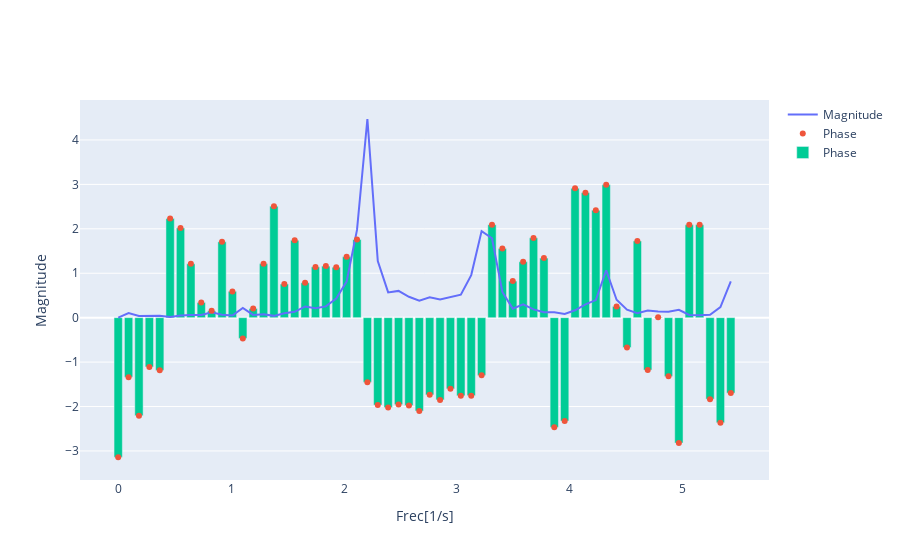

The cell this chart's notebook holds for it:
### Code cell
Fs = 500

N = len(x_acc)

__Abs = 2.0/N * np.abs(fft(x_acc)[0:N//2])

__FS = np.linspace(0.0, 1.0/2.0*Fs, N//2)

# plotting the spectrum
fig = go.Figure()
fig.add_scatter(x = __FS[0:60],
                y = __Abs[0:60],
                mode='lines',
                name='Magnitude'
               )

temp_fft = fft(x_acc)[0:N//2]

__Ph = np.arctan2(np.imag(temp_fft),np.real(temp_fft))

fig.add_scatter(x = __FS[0:60],
                y = __Ph[0:60],
                mode='markers',
                name='Phase'
               )

fig.add_trace(go.Bar(x= __FS[0:60],
                     y= __Ph[0:60],
                        #mode='markers',
                        name='Phase'
                    )
             )


fig['layout']['yaxis1'].update(title='Magnitude')
fig['layout']['xaxis1'].update(title='Frec[1/s]')
fig.show()
